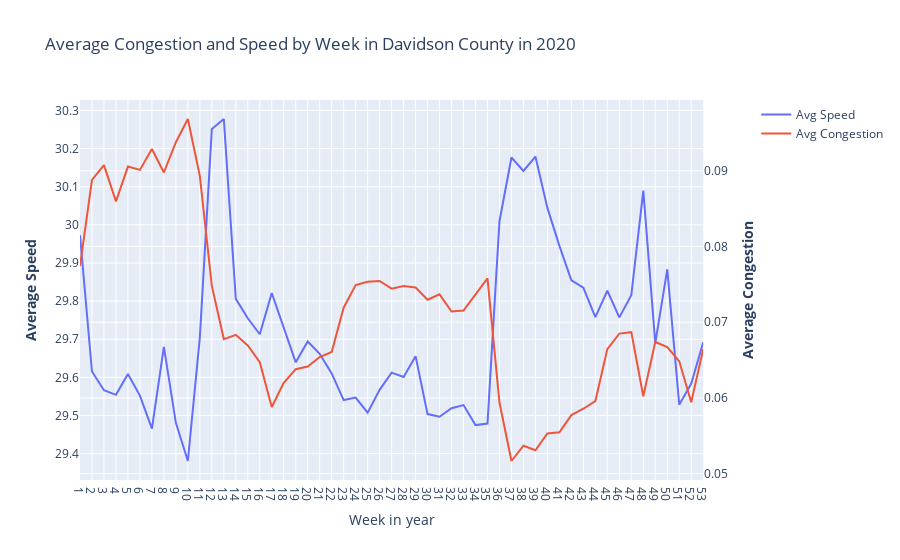

Notebook code for this chart:
### Markdown cell above
**Reading csv results into pandas for visualization**

### Code cell
# Create figure with secondary y-axis
fig = make_subplots(specs=[[{"secondary_y": True}]])

# Add traces
fig.add_trace(
    go.Scatter(x=df['_col0'], y=df['_col2'], name="Avg Speed"),
    secondary_y=False,
)

fig.add_trace(
    go.Scatter(x=df['_col0'], y=df['_col1'], name="Avg Congestion"),
    secondary_y=True,
)

# Add figure title
fig.update_layout(
    title_text="Average Congestion and Speed by Week in Davidson County in 2020"
)

# Set x-axis title
fig.update_xaxes(title_text="Week in year")

# Set y-axes titles
fig.update_yaxes(title_text="<b>Average Speed</b>", secondary_y=False)
fig.update_yaxes(title_text="<b>Average Congestion</b>", secondary_y=True)
fig.update_xaxes(tick0=1, dtick=1)

fig.show()

### Figure 1 — Plotly figure (JSON) as saved in the notebook; plotly's stock layout.template omitted (floating-point values rounded to 4 significant figures)
{"data": [{"name": "Avg Speed", "type": "scatter", "x": [1, 2, 3, 4, 5, 6, 7, 8, 9, 10, 11, 12, 13, 14, 15, 16, 17, 18, 19, 20, 21, 22, 23, 24, 25, 26, 27, 28, 29, 30, 31, 32, 33, 34, 35, 36, 37, 38, 39, 40, 41, 42, 43, 44, 45, 46, 47, 48, 49, 50, 51, 52, 53], "xaxis": "x", "y": [29.97, 29.62, 29.57, 29.55, 29.61, 29.55, 29.47, 29.68, 29.48, 29.38, 29.7, 30.25, 30.28, 29.81, 29.76, 29.71, 29.82, 29.73, 29.64, 29.69, 29.66, 29.61, 29.54, 29.55, 29.51, 29.57, 29.61, 29.6, 29.66, 29.5, 29.5, 29.52, 29.53, 29.47, 29.48, 30.01, 30.18, 30.14, 30.18, 30.04, 29.94, 29.85, 29.84, 29.76, 29.83, 29.76, 29.82, 30.09, 29.69, 29.88, 29.53, 29.58, 29.69], "yaxis": "y"}, {"name": "Avg Congestion", "type": "scatter", "x": [1, 2, 3, 4, 5, 6, 7, 8, 9, 10, 11, 12, 13, 14, 15, 16, 17, 18, 19, 20, 21, 22, 23, 24, 25, 26, 27, 28, 29, 30, 31, 32, 33, 34, 35, 36, 37, 38, 39, 40, 41, 42, 43, 44, 45, 46, 47, 48, 49, 50, 51, 52, 53], "xaxis": "x", "y": [0.07742, 0.08879, 0.09073, 0.08596, 0.09054, 0.0901, 0.09287, 0.08976, 0.09376, 0.09682, 0.08928, 0.07479, 0.06777, 0.06834, 0.06693, 0.06473, 0.0588, 0.06201, 0.0638, 0.06416, 0.0654, 0.06607, 0.07191, 0.0749, 0.07534, 0.07544, 0.07443, 0.07479, 0.07459, 0.07296, 0.07368, 0.07141, 0.07154, 0.07368, 0.07579, 0.0594, 0.05168, 0.05369, 0.0531, 0.05532, 0.05548, 0.05774, 0.05858, 0.05959, 0.06645, 0.0685, 0.06869, 0.06023, 0.06739, 0.0667, 0.06484, 0.05944, 0.06643], "yaxis": "y2"}], "layout": {"title": {"text": "Average Congestion and Speed by Week in Davidson County in 2020"}, "xaxis": {"anchor": "y", "domain": [0, 0.94], "dtick": 1, "tick0": 1, "title": {"text": "Week in year"}}, "yaxis": {"anchor": "x", "domain": [0, 1], "title": {"text": "<b>Average Speed</b>"}}, "yaxis2": {"anchor": "x", "overlaying": "y", "side": "right", "title": {"text": "<b>Average Congestion</b>"}}}}
